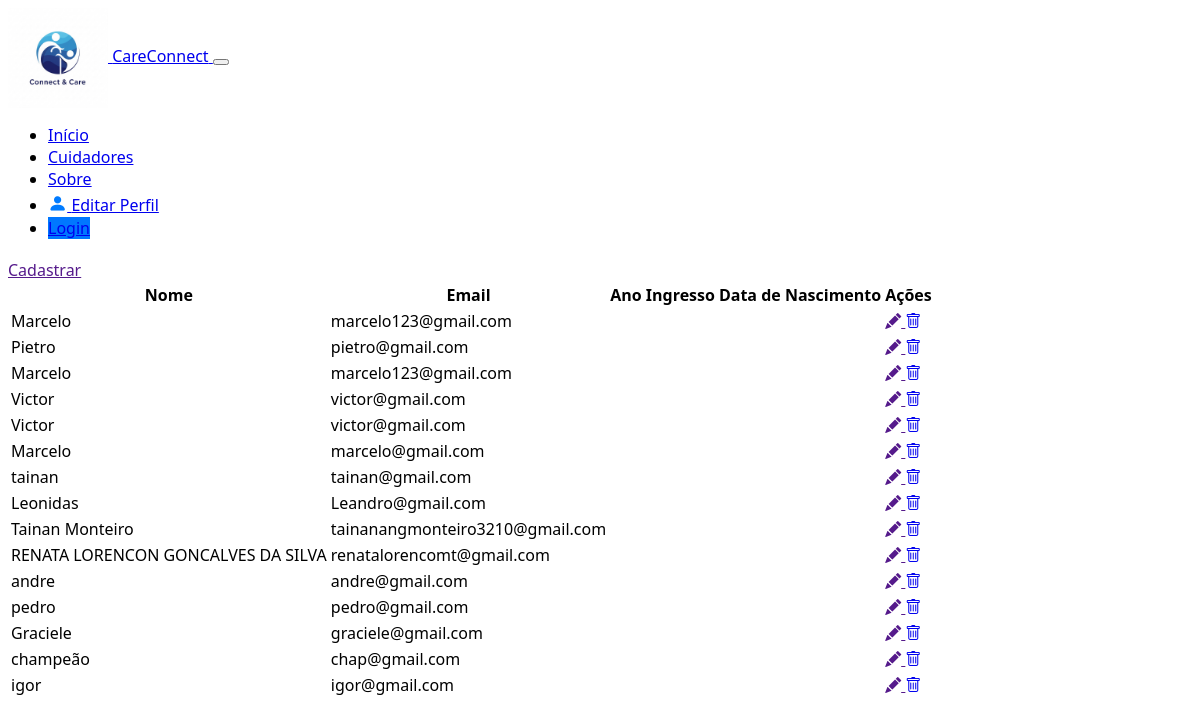
Before: /usuario with the older database file.
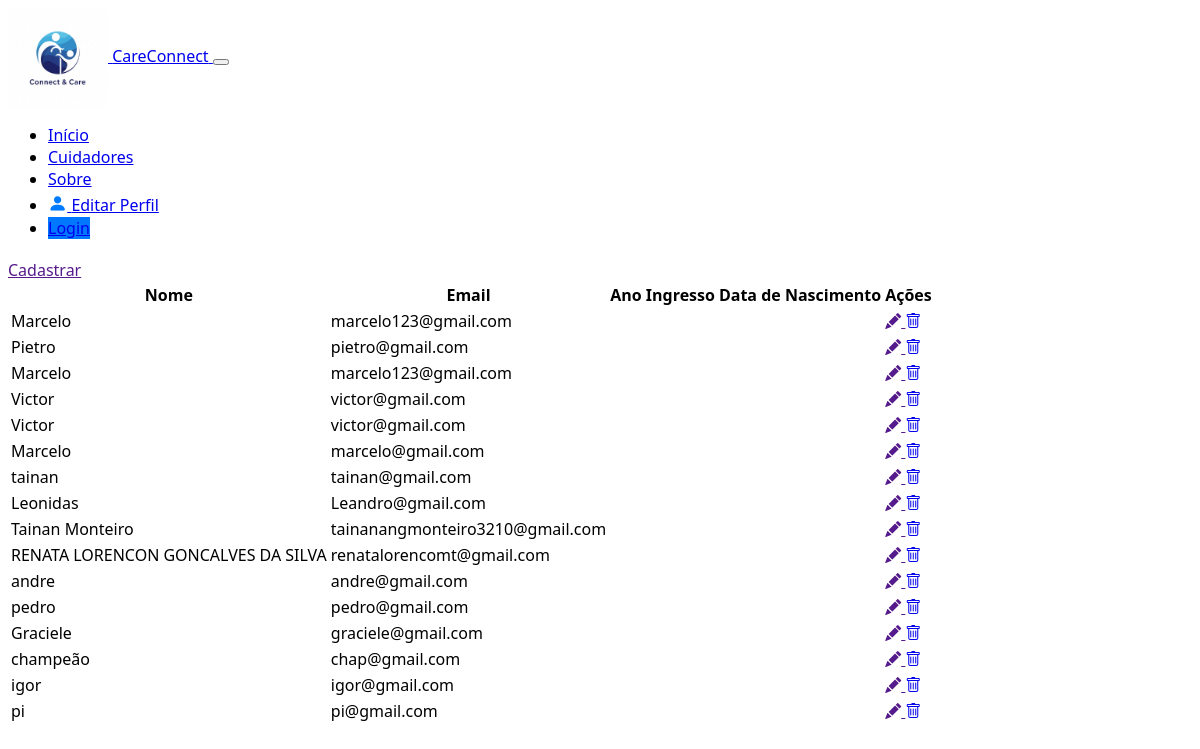
After: the same page with the newer database file.
### pfi/models.py (models this page shows, shortened)
class Usuario(models.Model):
    nome = models.CharField(max_length=100)
    email = models.EmailField()
    cpf = models.CharField(max_length=20)
    telefone = models.CharField(max_length=15)
    senha = models.CharField(max_length=128)
    data_cadastro = models.DateTimeField(auto_now_add=True)
    data_nasc = models.DateField()
    foto = models.ImageField(upload_to="fotos_cuidadores/", null=True, blank=True)

### pfi/views.py (the view)
# urls.py: path('usuario', UsuarioListView.as_view(), name='usuario'),
class UsuarioListView(ListView):
    model = Usuario
    template_name = 'usuario.html'
    context_object_name = 'usuarios'

### pfi/templates/usuario.html (shortened to what this page needs)
{% extends 'page.html' %}
{% block conteudo %}
<div class="content container mt-4">
    <div class="text-end">
        <a class="btn btn-success" href="">Cadastrar </a>
    </div>
    <table>
        <thead class='table-dark'>
        <tr>
            <th>Nome</th>
            <th>Email</th>
            <th>Ano Ingresso</th>
            <th>Data de Nascimento</th>
            <th>Ações</th>
        </tr>
        </thead>
        <tbody>
        {% for al in usuarios %}
        <tr>
            <td>{{ al.nome }}</td>
            <td>{{ al.email }}</td>
            <td>{{ al.ano_ingresso }}</td>
            <td>{{ al.data_nascimento }}</td>
            <td>
                <a href="">
                    <i class="bi bi-pencil-fill"></i>
                </a>
                <a class="text-danger" href=”">
                    <i class="bi bi-trash"></i>
                </a>
            </td>
        </tr>
        {% endfor %}
        </tbody>
    </table>
</div>
{% endblock conteudo %}

Changed rows visible on the page:
added Usuario: nome "pi", email "pi@gmail.com"
